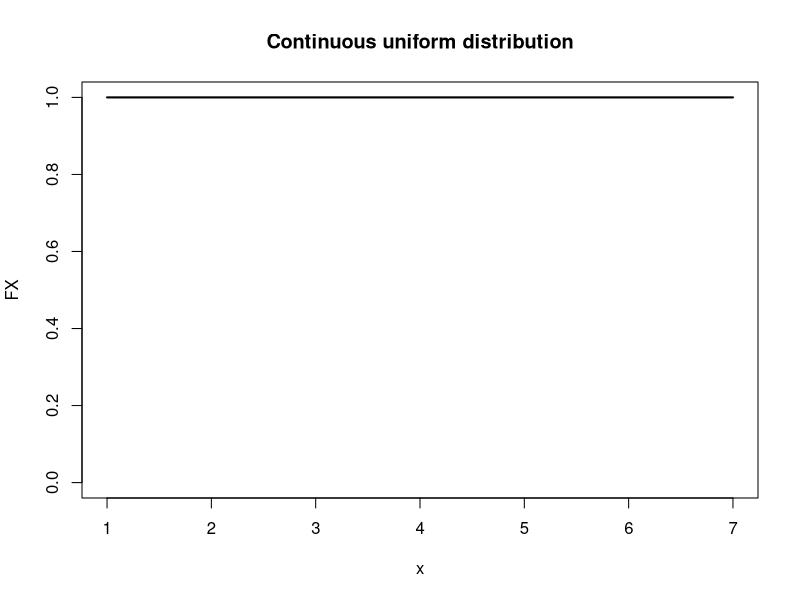
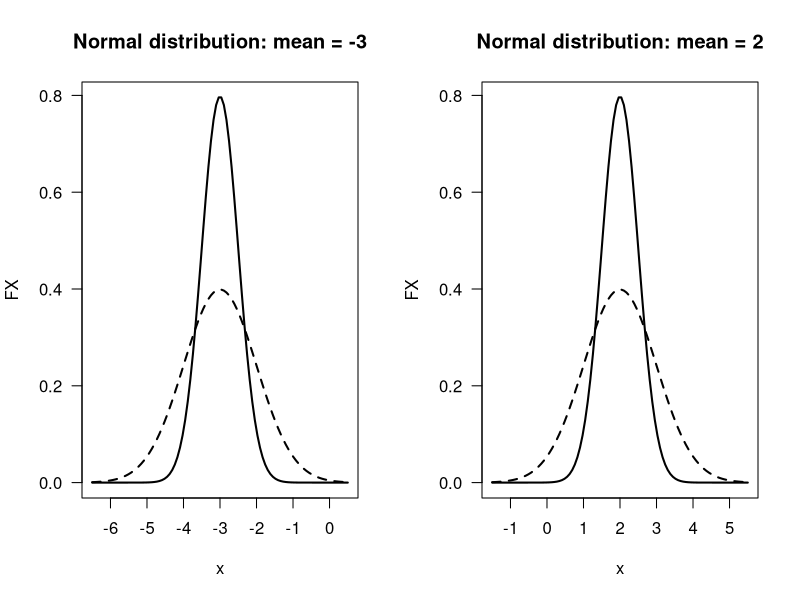
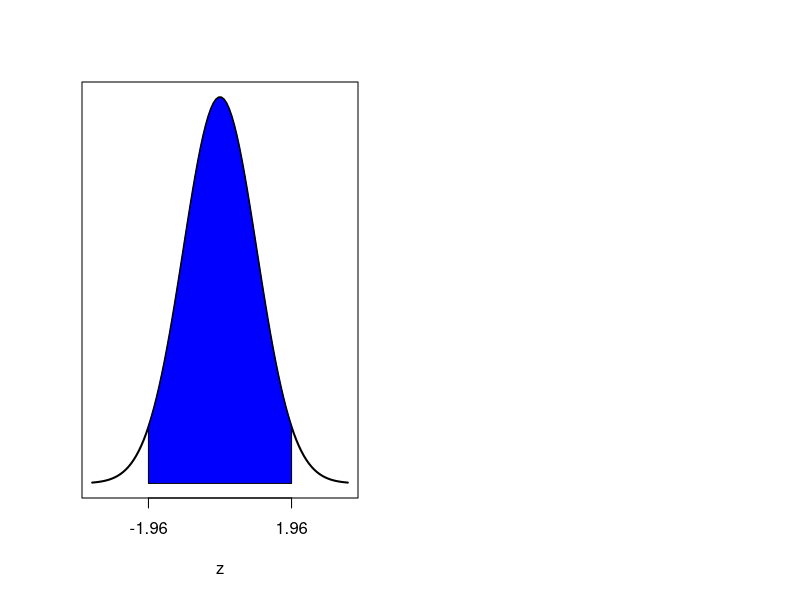
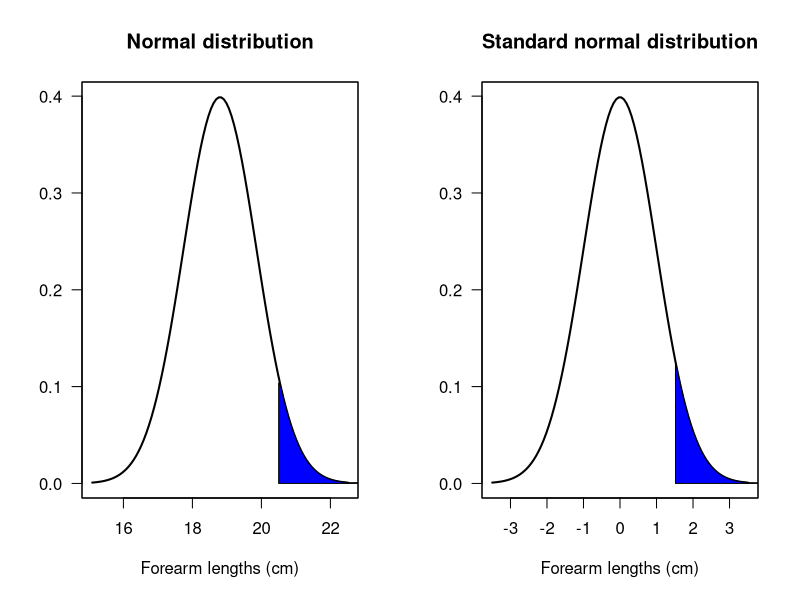
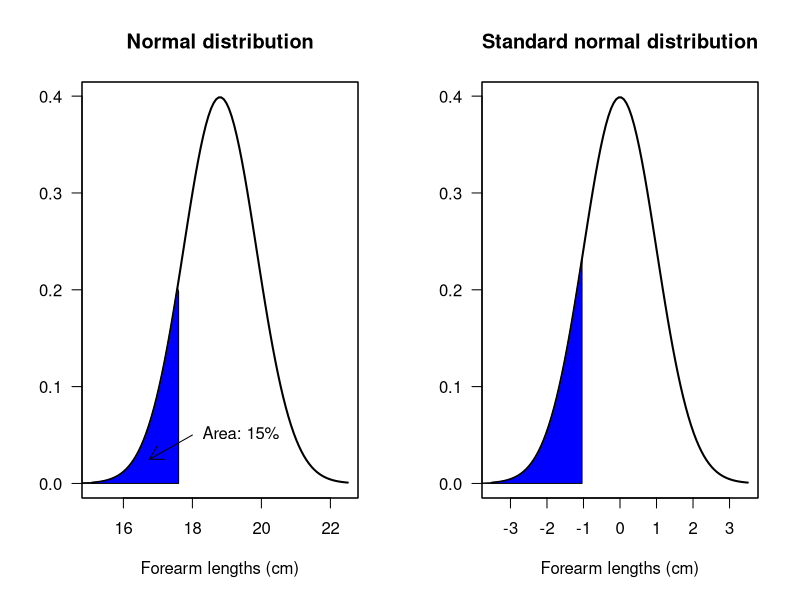
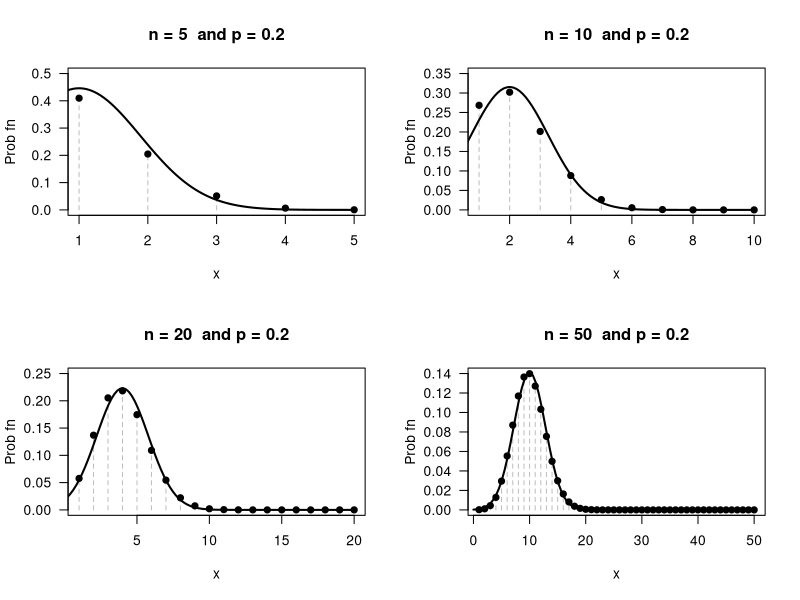
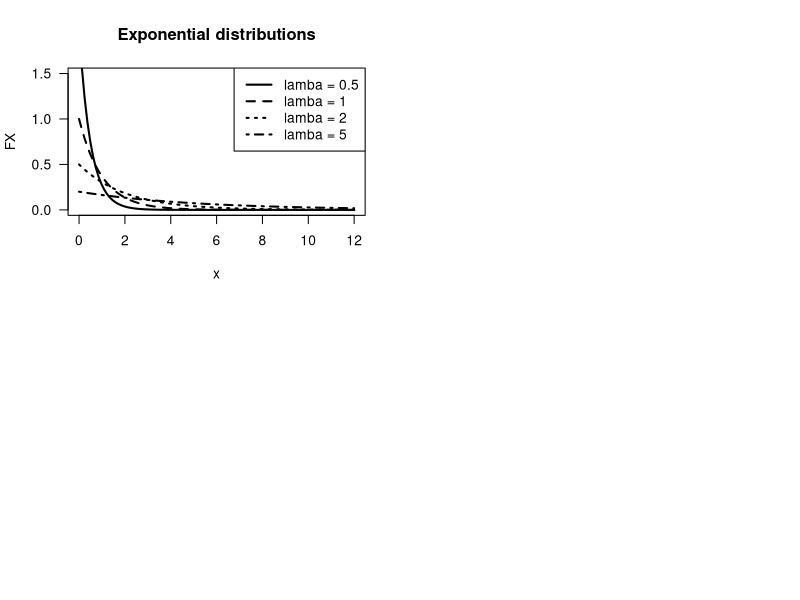
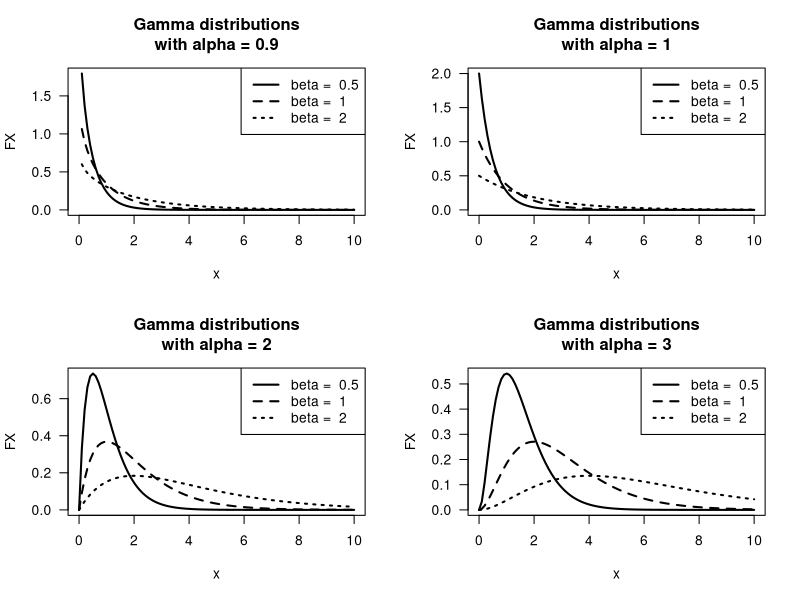

Recreate these plots in R, in order.
## ---- chunk 1
plot( x = c(1, 7),
      y = c(0, 1),
      type = "n",
      xlab = "x",
      ylab = "FX",
      main = "Continuous uniform distribution")
lines( x = c(1, 7),
       y = c(1, 1),
       lwd = 2)
## ---- chunk 2

par(mfrow = c(1, 2))

z <- seq(-3.5, 3.5,
         length = 100)

mu <- c(-3, 2)
sigma <- c(0.5, 1)

for (i in (1:2)){
   x <- mu[i] + z * max(sigma)
   plot( x,
         dnorm(x, 
               mean = mu[i], 
               sd = sigma[1]),
         type = "l",
         xlab = "x",
         ylab = "FX",
         lwd = 2,
         las = 1,
         main = paste("Normal distribution: mean =", mu[i])
         )
   lines( x,
         dnorm(x, 
               mean = mu[i], 
               sd = sigma[2]),
         lty = 2,
         lwd = 2)
   
}
## ---- chunk 3

z <- seq(-3.5, 3.5,
         length = 100)
fz <- dnorm( z )

plot(fz ~ z,
     type = "l",
     lwd = 2,
     xlab = "z",
     ylab = "",
     axes = FALSE)
axis(side = 1,
     at = c(-1.96, 1.96))
polygon( x = c(-1.96, -1.96,
               z[ (z > -1.96) & (z < 1.96) ],
               1.96, 1.96),
         y = c(0, dnorm(-1.96),
               fz[ (z > -1.96) & (z < 1.96) ],
               dnorm(1.96), 0),
         col = "blue")
box()

## ---- chunk 4

par( mfrow = c(1, 2))

mu <- 18.80
sigma <- sqrt(1.120)

z <- seq(-3.5, 3.5,
         length = 100)
x <- mu + z * sigma
  
fz <- dnorm( z )

plot(fz ~ x,
     type = "l",
     lwd = 2,
     las = 1,
     xlab = "Forearm lengths (cm)",
     ylab = "",
     main = "Normal distribution")
polygon( x = c(20.5, 20.5,
               x[ (x > 20.5) ],
               25, 25),
         y = c(0, dnorm(20.5, mean = mu, sd = sigma),
               fz[ (x > 20.5) ],
               dnorm(25, mean = mu, sd = sigma), 0),
         col = "blue")
box()



plot(fz ~ z,
     type = "l",
     lwd = 2,
     las = 1,
     xlab = "Forearm lengths (cm)",
     ylab = "",
     main = "Standard normal distribution")
polygon( x = c(1.52, 1.52,
               z[ (z > 1.52) ],
               5, 5),
         y = c(0, dnorm(1.52),
               fz[ (z > 1.52) ],
               dnorm(5), 0),
         col = "blue")
box()

## ---- chunk 5

par( mfrow = c(1, 2))

mu <- 18.80
sigma <- sqrt(1.120)

z <- seq(-3.5, 3.5,
         length = 100)
x <- mu + z * sigma
  
fz <- dnorm( z )

plot(fz ~ x,
     type = "l",
     lwd = 2,
     las = 1,
     xlab = "Forearm lengths (cm)",
     ylab = "",
     main = "Normal distribution")
polygon( x = c(10, 10,
               x[ (x < 17.6) ],
               17.6, 17.6),
         y = c(0, dnorm(10, mean = mu, sd = sigma),
               fz[ (x < 17.6) ],
               dnorm(17.6, mean = mu, sd = sigma), 0),
         col = "blue")
box()
arrows( 18, 0.05,
       16.75, 0.025,
       length = 0.15)
text(18, 0.05,
     label = "Area: 15%",
     pos = 4)


plot(fz ~ z,
     type = "l",
     lwd = 2,
     las = 1,
     xlab = "Forearm lengths (cm)",
     ylab = "",
     main = "Standard normal distribution")
polygon( x = c(-4, -4,
               z[ (x < 17.6) ],
               -1.04, -1.04),
         y = c(0, dnorm(-5),
               fz[ (x < 17.6) ],
               dnorm(-1.04), 0),
         col = "blue")
box()
arrows( 18, 0.05,
       16.75, 0.025,
       length = 0.15)
text(18, 0.05,
     label = "Area: 15%",
     pos = 4)
## ---- chunk 6
par( mfrow = c(2, 2))

n <- c(5, 10, 
         20, 50)
p <- c(0.2, 0.2,
       0.2, 0.2)
ylim <- c(0.5, 0.35,
          0.25, 0.14)

for (i in (1:4)){
  ni <- n[i]
  pi <- p[i]
  
  mn <- ni * pi
  sd <- sqrt( ni * pi * (1 - pi) )
  
  xBinomial <- 1:ni
  xNormal <- seq(0, ni,
                 length = 100)
    
  yBinomial <- dbinom(xBinomial,
                      size = ni,
                      prob = pi)
  yNormal <- dnorm(xNormal, 
                   mean = mn,
                   sd = sd) 
  plot( x = xBinomial,
        y = yBinomial,
        xlab = "x",
        ylab = "Prob fn",
        type = "h",
        ylim = c(0, ylim[i]),
        las = 1,
        lty = 2,
        col = "grey",
        main = paste("n =", ni," and p =", pi))
  points( x = xBinomial,
          y = yBinomial,
          pch = 19)
  lines( x = xNormal,
         y = yNormal,
         lwd = 2)
}


## ---- chunk 7
# Exact
sum( dbinom(x = 35:100,
            size = 100,
            prob = 0.30))
# Normal approx
1 - pnorm(35, 
          mean = 30,
          sd = sqrt(21))
# Normal approx with continuity correction
1 - pnorm(34.5, 
          mean = 30,
          sd = sqrt(21))
## ---- chunk 8
CCTable <- array( "",
                  dim = c(6, 5) )
colnames(CCTable) <- c("Event (binomial)",
                       "Prob (binomial)",
                       "",  # Spacer
                       "Event (normal)",
                       "Prob (normal)")
CCTable[1, ] <- c("\\Pr(X<10)",
                  "",
                  "",
                  "\\Pr(Y<9.5)",
                  "")
CCTable[, 1] <- c("\\Pr(X<10)",
                  "\\Pr(X\\le 15)",
                  "\\Pr(X > 17)",
                  "\\Pr(X \\ge 21)",
                  "\\Pr(X = 16)",
                  "\\Pr(15 < X \\le 17)")

knitr::kable(CCTable,
             caption = "Some events and their probabilities, computed using the binomial distribution (exact) and the normal approximation using the continuity correction. The accuracy of the approximation is very good.")

## ---- chunk 9
x <- seq(0, 12,
         length = 100)

lambda <- c(0.5, 1, 2, 5)

for (i in (1:length(lambda))){
  if (i == 1) {
     plot(x = x,
          y = dexp(x,
                   rate = 1/lambda[i]),
          xlab = "x",
          ylab = "FX",
          lwd = 2,
          las = 1,
          ylim = c(0, 1.5),
          type = "l",
          main = "Exponential distributions")
  } else {
    lines(x = x,
          y = dexp(x,
                   rate = 1/lambda[i]),
          lty = i,
          lwd = 2)
  }
}

legend( "topright",
        lty = 1:4,
        lwd = 2,
        legend = paste("lamba =",lambda)
        )
## ---- chunk 10

par( mfrow = c(2, 2))

alpha <- c(0.9, 1,
           2, 3)
beta <- c(0.5, 1, 2)

x <- seq(0, 10,
         length = 100)

for (i in (1:length(alpha))){
  alphai <- alpha[i]
  
  plot(x = x,
       y = dgamma(x,
                  shape = alphai,
                  scale = beta[1]),
       xlab = "x",
       ylab = "FX",
       las = 1,
       lwd = 2,
       type = "l",
       main= paste("Gamma distributions\nwith alpha =", alphai))
  
  lines( x = x,
         y = dgamma(x,
                  shape = alphai,
                  scale = beta[2]),
         lty = 2,
         lwd = 2)
  lines( x = x,
         y = dgamma(x,
                  shape = alphai,
                  scale = beta[3]),
         lty = 3,
         lwd = 2)
  legend("topright",
         lwd = 2,
         lty = 1:3,
         legend = paste("beta = ", beta))
}
## ---- chunk 11
# Integrate
integrate(dgamma, # The gamma distribution probability function
          lower = 3,
          upper = Inf,  # "Inf" means "infinity"
          shape = 2,
          scale = 1)

# Directly
1 - pgamma(3,
           shape = 2,
           scale = 1)
## ---- chunk 12
x <- seq(0, 1, 
         length = 100)

m <- c( 3, 4, 6)
n <- c(7, 4, 2)


plot( x = x,
      y = dbeta(x = x,
                shape1 = m[1],
                shape2 = n[1]),
      xlab = "x",
      ylab = "FX",
      lwd = 2,
      type = "l",
      las = 1,
      main = "Beta distributions")
lines( x = x,
       y = dbeta(x = x,
                 shape1 = m[2],
                 shape2 = n[2]),
       lty = 2)
lines( x = x,
       y = dbeta(x = x,
                 shape1 = m[3],
                 shape2 = n[3]),
       lty = 3)

legend("bottom",
       lty = 1:3,
       lwd = 2,
       legend = c( paste("m =", m[1], "and n =", n[1]),
                   paste("m =", m[2], "and n =", n[2]),
                   paste("m =", m[3], "and n =", n[3]) )
)
